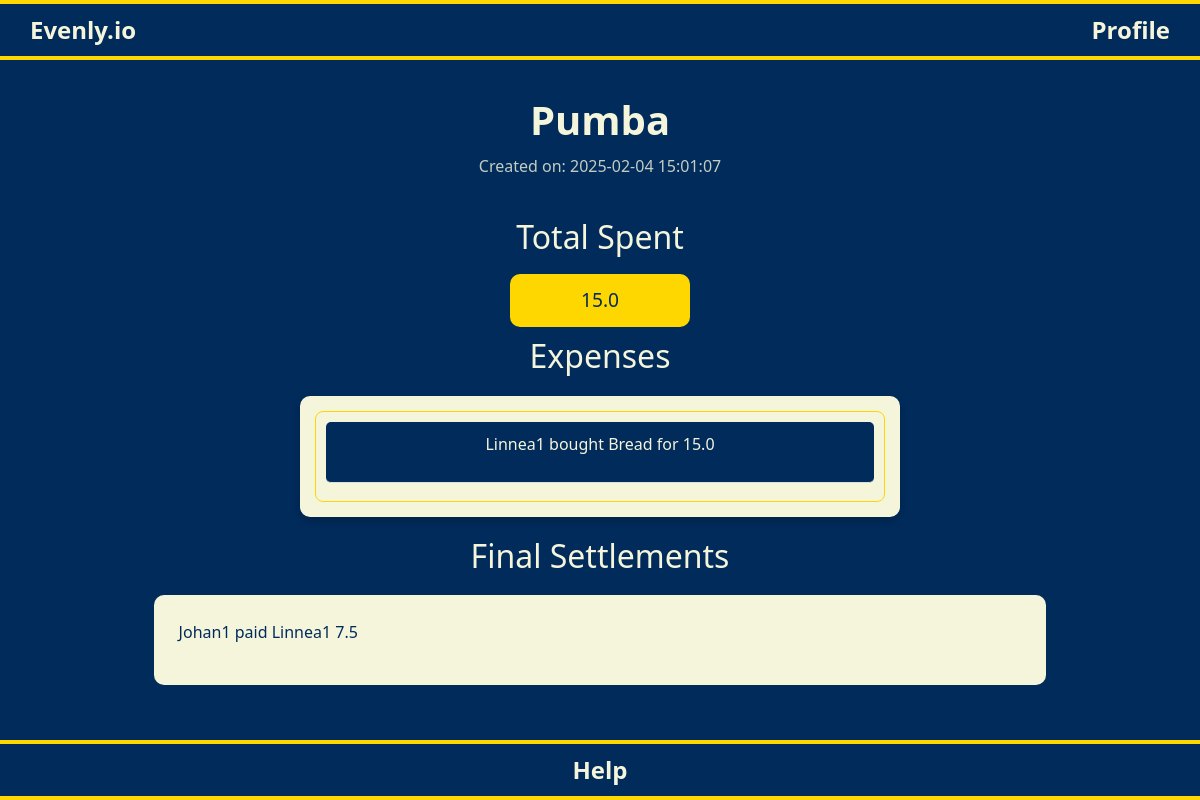
/finished-group/4 (signed in), run on the app's committed database.
### tables this page shows
CREATE TABLE Groups (
    group_id INTEGER PRIMARY KEY AUTOINCREMENT,
    name TEXT NOT NULL,
    code TEXT NOT NULL UNIQUE,
    created_by INTEGER NOT NULL,
    status TEXT DEFAULT 'active',
    timestamp DATETIME DEFAULT CURRENT_TIMESTAMP,
    FOREIGN KEY (created_by) REFERENCES Users (user_id)
);

CREATE TABLE Payments (
    payment_id INTEGER PRIMARY KEY AUTOINCREMENT,
    group_id INTEGER NOT NULL,
    paid_by INTEGER NOT NULL,    -- who paid the amount
    amount REAL NOT NULL,        -- amount paid
    description TEXT,            -- optional description (e.g. "beer for 3")
    timestamp DATETIME DEFAULT CURRENT_TIMESTAMP, -- when the payment was made
    FOREIGN KEY (group_id) REFERENCES Groups (group_id),
    FOREIGN KEY (paid_by) REFERENCES Users (user_id)
);

CREATE TABLE Users (
    user_id INTEGER PRIMARY KEY AUTOINCREMENT,
    username TEXT NOT NULL UNIQUE,
    password_hash TEXT NOT NULL
);

CREATE TABLE Settlements (
    settlement_id INTEGER PRIMARY KEY AUTOINCREMENT,
    group_id INTEGER NOT NULL,
    from_user INTEGER NOT NULL,
    to_user INTEGER NOT NULL,
    amount REAL NOT NULL,
    status TEXT DEFAULT 'unpaid', -- track whether the debt is "paid" or "unpaid"
    timestamp DATETIME DEFAULT CURRENT_TIMESTAMP,
    FOREIGN KEY (group_id) REFERENCES Groups (group_id),
    FOREIGN KEY (from_user) REFERENCES Users (user_id),
    FOREIGN KEY (to_user) REFERENCES Users (user_id)
);

### app.py (the view)
@app.route("/finished-group/<int:group_id>")
@login_required
def finished_group(group_id):
    conn = get_db_connection()
    cursor = conn.cursor()
    cursor.execute("SELECT name, timestamp FROM Groups WHERE group_id = ?", (group_id,))
    group = cursor.fetchone()
    if not group:
        conn.close()
        return apology("Group not found", 404)
    group_name, created_at = group
    cursor.execute("SELECT SUM(amount) FROM Payments WHERE group_id = ?", (group_id,))
    total_spent = cursor.fetchone()[0] or 0
    cursor.execute("""
        SELECT p.payment_id, p.paid_by, u.username, p.amount, p.description, p.timestamp
        FROM Payments p
        JOIN Users u ON p.paid_by = u.user_id
        WHERE p.group_id = ?
        ORDER BY p.timestamp DESC
    """, (group_id,))
    expenses = [dict(zip(["payment_id", "paid_by", "username", "amount", "description", "timestamp"], row)) for row in cursor.fetchall()]
    cursor.execute("""
        SELECT u1.username AS from_username,
               u2.username AS to_username,
               s.amount
        FROM Settlements s
        JOIN Users u1 ON s.from_user = u1.user_id
        JOIN Users u2 ON s.to_user = u2.user_id
        WHERE s.group_id = ? AND s.status = 'paid'
        ORDER BY s.timestamp DESC
    """, (group_id,))
    debts = [dict(zip(["from_username", "to_username", "amount"], row)) for row in cursor.fetchall()]
    conn.close()
    return render_template(
        "finished_group.html",
        group_name=group_name,
        created_at=created_at,
        total_spent=total_spent,
        expenses=expenses,
        debts=debts,
        group_id=group_id
    )

### app.py (called while the page is built)
@app.after_request
def after_request(response):
    response.headers["Cache-Control"] = "no-cache, no-store, must-revalidate"
    response.headers["Expires"] = 0
    response.headers["Pragma"] = "no-cache"
    return response

### database.py (called while the page is built)
def get_db_connection():
    conn = sqlite3.connect("evenly.db")
    conn.row_factory = sqlite3.Row  # Allows dictionary-like row access
    return conn

### helpers.py (called while the page is built)
def login_required(f):
    @wraps(f)
    def decorated_function(*args, **kwargs):
        if session.get("user_id") is None:
            return redirect("start.html")
        return f(*args, **kwargs)
    return decorated_function

### templates/finished_group.html (shortened to what this page needs)
{% extends "layout.html" %}
{% block main %}
<div class="container">
    <h1 class="group-logo">{{ group_name if group_name else 'No Group Found' }}</h1>
    <p class="group-time">
        Created on: {{ created_at if created_at else 'Unknown Date' }}
    </p>
    <div class="total-spent-wrapper">
        <h2>Total Spent</h2>
        <p class="btn-custom btn-register-login">{{ total_spent if total_spent else '0' }}</p>
    </div>
    <h2>Expenses</h2>
    {% if expenses %}
        <div class="expenses-container">
            <div class="expenses-list">
                {% for expense in expenses %}
                <div class="expense-item" data-expense-id="{{ expense['payment_id'] }}">
                    <p>{{ expense["username"] }} bought {{ expense["description"] }} for {{ expense["amount"] }}</p>
                </div>
                {% endfor %}
            </div>
        </div>
    {% else %}
        <p>No expenses recorded.</p>
    {% endif %}
    <h2>Final Settlements</h2>
    {% if debts %}
        <div class="scoreboard">
            {% for debt in debts %}
                <div>
                    <p>{{ debt["from_username"] }} paid {{ debt["to_username"] }} {{ debt["amount"] }}</p>
                </div>
            {% endfor %}
        </div>
    {% else %}
        <p>No settlements recorded.</p>
    {% endif %}
</div>
{% endblock %}

### static/style.css (style rules this page uses)
html, body { height: 100%; margin: 0; padding: 0; display: flex; flex-direction: column; background-color: #002B5B; color: #F5F5DC; overflow-x: hidden; overflow-y: auto; }
.group-logo { font-size: 2.5rem; font-weight: bold; margin-top: 10px; margin-bottom: 10px; word-wrap: break-word; }
.group-time { font-size: 1.0rem; opacity: 0.8; margin-top: 10; margin-bottom: 40px; }
.btn-custom { width: 180px; font-size: 1.2rem; padding: 12px; margin: 10px; border-radius: 10px; border: none; transition: all 0.3s ease-in-out; }
.btn-register-login { background-color: #FFD700; color: #002B5B; }
.expenses-container { background-color: #F5F5DC; border-radius: 10px; padding: 15px; width: 60%; max-width: 600px; margin: 20px auto; box-shadow: 0 4px 8px rgba(0, 0, 0, 0.2); }
.expenses-list { max-height: 300px; overflow-y: auto; padding: 10px; border: 1px solid #FFD700; border-radius: 8px; }
.expense-item { background-color: #002B5B; color: #F5F5DC; padding: 10px; margin-bottom: 8px; border-radius: 5px; }
.total-spent-wrapper { display: flex; flex-direction: column; align-items: center; margin-top: 20px; }
.expense-item { cursor: pointer; padding: 10px; border-bottom: 1px solid #ddd; }
.scoreboard { width: 80%; margin: 20px auto; background-color: #F5F5DC; border-radius: 10px; padding: 15px; }
.scoreboard p { display: inline-block; margin-right: 10px; color: #002B5B; }
.scoreboard > div { display: flex; justify-content: space-between; align-items: center; padding: 10px; border-bottom: 1px solid #002B5B; }
.scoreboard > div:last-child { border-bottom: none; }

### data on the page
Groups: name "Pumba", timestamp "2025-02-04 15:01:07"
Payments: username "Linnea1", description "Bread", amount "15.0"
Settlements: from_username "Johan1", to_username "Linnea1", amount "7.5"

### other printed values
{{ total_spent if total_spent else '0' }} "15.0"
